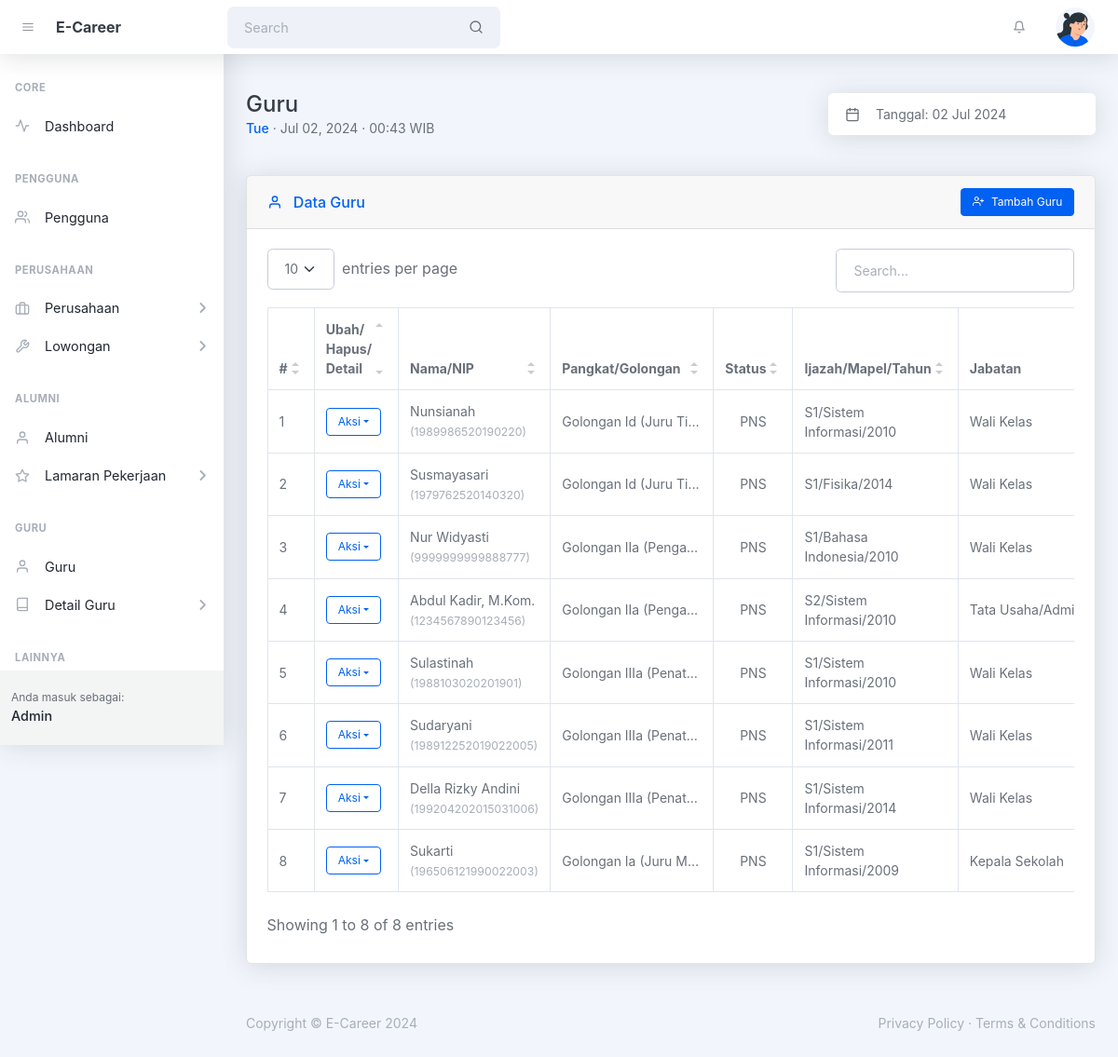
The app's page /admin/guru.php (signed in) with its own data.
### tables this page shows
CREATE TABLE `tbl_guru` (
  `id` int(10) UNSIGNED NOT NULL,
  `id_pengguna` int(10) UNSIGNED DEFAULT NULL,
  `id_jabatan` int(10) UNSIGNED DEFAULT NULL,
  `id_pangkat_golongan` int(10) UNSIGNED DEFAULT NULL,
  `id_pendidikan` int(10) UNSIGNED DEFAULT NULL,
  `id_jurusan_pendidikan` int(10) UNSIGNED DEFAULT NULL,
  `nip` varchar(18) NOT NULL,
  `nama_guru` varchar(128) NOT NULL,
  `jk` enum('l','p') NOT NULL,
  `alamat` varchar(255) NOT NULL,
  `tmp_lahir` varchar(64) NOT NULL,
  `tgl_lahir` date NOT NULL,
  `tahun_ijazah` year(4) DEFAULT NULL,
  `created_at` timestamp NULL DEFAULT current_timestamp(),
  `updated_at` timestamp NULL DEFAULT NULL ON UPDATE current_timestamp()
);

CREATE TABLE `tbl_pangkat_golongan` (
  `id` int(10) UNSIGNED NOT NULL,
  `nama_pangkat_golongan` varchar(128) NOT NULL,
  `tipe` enum('pns','pppk','gtt','honor') DEFAULT NULL,
  `created_at` timestamp NOT NULL DEFAULT current_timestamp(),
  `updated_at` timestamp NULL DEFAULT NULL ON UPDATE current_timestamp()
);

CREATE TABLE `tbl_pendidikan` (
  `id` int(11) UNSIGNED NOT NULL,
  `nama_pendidikan` varchar(16) NOT NULL,
  `created_at` timestamp NULL DEFAULT current_timestamp(),
  `updated_at` timestamp NULL DEFAULT NULL ON UPDATE current_timestamp()
);

CREATE TABLE `tbl_jurusan_pendidikan` (
  `id` int(11) UNSIGNED NOT NULL,
  `id_pendidikan` int(10) UNSIGNED DEFAULT NULL,
  `nama_jurusan` varchar(128) NOT NULL,
  `created_at` timestamp NULL DEFAULT current_timestamp(),
  `updated_at` timestamp NULL DEFAULT NULL ON UPDATE current_timestamp()
);

CREATE TABLE `tbl_jabatan` (
  `id` int(11) UNSIGNED NOT NULL,
  `nama_jabatan` varchar(255) NOT NULL,
  `created_at` timestamp NULL DEFAULT current_timestamp(),
  `updated_at` timestamp NULL DEFAULT NULL ON UPDATE current_timestamp()
);

### helpers/isAccessAllowedHelper.php (called while the page is built, shortened)
<?php
function isAccessAllowed($expected_hak_akses = null): bool {
    include_once '../config/config.php';
    $current_hak_akses = $_SESSION['hak_akses'] ?? null;
    $expected_hak_akses = !is_array($expected_hak_akses)
        ? array($expected_hak_akses)
        : $expected_hak_akses;
    return true;
}
?>

### admin/guru.php (the view, shortened to what this page needs)
<?php
include '../helpers/isAccessAllowedHelper.php';
if (!isAccessAllowed('admin')) :
  session_destroy();
  echo "<meta http-equiv='refresh' content='0;" . base_url_return('index.php?msg=other_error') . "'>";
else :
  include_once '../config/connection.php';
?>
  <!DOCTYPE html>
  <html lang="en">
  <head>
    <?php include '_partials/head.php' ?>
  </head>
  <body class="nav-fixed">
    <?php include '_partials/topnav.php' ?>
    <div id="layoutSidenav">
      <div id="layoutSidenav_nav">
        <?php include '_partials/sidebar.php' ?>
      </div>
      <div id="layoutSidenav_content">
        <main>
          <div class="container-xl px-4 mt-5">
            <div class="d-flex justify-content-between align-items-sm-center flex-column flex-sm-row mb-4">
              <div class="me-4 mb-3 mb-sm-0">
                <h1 class="mb-0">Guru</h1>
                <div class="small">
                  <span class="fw-500 text-primary"><?= date('D') ?></span>
                  &middot; <?= date('M d, Y') ?> &middot; <?= date('H:i') ?> WIB
                </div>
              </div>
              <div class="input-group input-group-joined border-0 shadow w-auto">
                <span class="input-group-text"><i data-feather="calendar"></i></span>
                <input class="form-control ps-0 pointer" id="litepickerRangePlugin" value="Tanggal: <?= date('d M Y') ?>" readonly />
              </div>
            </div>
            <div class="card card-header-actions mb-4 mt-5">
              <div class="card-header">
                <div>
                  <i data-feather="user" class="me-2 mt-1"></i>
                  Data Guru
                </div>
                <button class="btn btn-sm btn-primary toggle_modal_tambah" type="button"><i data-feather="user-plus" class="me-2"></i>Tambah Guru</button>
              </div>
              <div class="card-body">
                <table id="datatablesSimple">
                  <thead>
                    <tr>
                      <th>#</th>
                      <th>Ubah/<br>Hapus/<br>Detail</th>
                      <th>Nama/NIP</th>
                      <th>Pangkat/Golongan</th>
                      <th><div class="text-center">Status</div></th>
                      <th>Ijazah/Mapel/Tahun</th>
                      <th>Jabatan</th>
                    </tr>
                  </thead>
                  <tbody>
                    <?php
                    $no = 1;
                    $query_guru = mysqli_query($connection,
                      "SELECT
                        a.id AS id_guru, a.nip, a.nama_guru, a.jk, a.alamat, a.tmp_lahir, a.tgl_lahir, a.tahun_ijazah,
                        b.id AS id_jabatan, b.nama_jabatan,
                        c.id AS id_pangkat_golongan, c.nama_pangkat_golongan, c.tipe AS tipe_pangkat_golongan,
                        d.id AS id_pendidikan, d.nama_pendidikan,
                        e.id AS id_jurusan_pendidikan, e.nama_jurusan AS nama_jurusan_pendidikan,
                        f.id AS id_pengguna, f.username, f.hak_akses
                      FROM tbl_guru AS a
                      LEFT JOIN tbl_jabatan AS b
                        ON a.id_jabatan = b.id
                      LEFT JOIN tbl_pangkat_golongan AS c
                        ON a.id_pangkat_golongan = c.id
                      LEFT JOIN tbl_pendidikan AS d
                        ON a.id_pendidikan = d.id
                      LEFT JOIN tbl_jurusan_pendidikan AS e
                        ON a.id_jurusan_pendidikan = e.id
                      LEFT JOIN tbl_pengguna AS f
                        ON a.id_pengguna = f.id
                      ORDER BY a.id DESC");
                    while ($guru = mysqli_fetch_assoc($query_guru)):
                    ?>
                      <tr>
                        <td><?= $no++ ?></td>
                        <td>
                          <div class="dropdown">
                            <button class="btn btn-sm btn-outline-blue dropdown-toggle" id="dropdownFadeIn" type="button" data-bs-toggle="dropdown" aria-haspopup="true" aria-expanded="false">Aksi</button>
                          </div>
                        </td>
                        <td>
                          <?= htmlspecialchars($guru['nama_guru']); ?>
                          <?= !empty($guru['nip'])
                            ? "<br><small class='text-muted'>({$guru['nip']})</small>"
                            : "<br><small class='text-muted'>(Tidak ada NIP)</small>"; ?>
                        </td>
                        <td>
                          <div class="ellipsis toggle_tooltip" title="<?= $guru['nama_pangkat_golongan'] ?>">
                            <?= $guru['nama_pangkat_golongan'] ?>
                          </div>
                        </td>
                        <td>
                          <div class="text-center"><?= strtoupper($guru['tipe_pangkat_golongan']) ?></div>
                        </td>
                        <td>
                          <?= "{$guru['nama_pendidikan']}/{$guru['nama_jurusan_pendidikan']}/{$guru['tahun_ijazah']}" ?>
                        </td>
                        <td>
                          <div class="ellipsis toggle_tooltip" title="<?= $guru['nama_jabatan'] ?>">
                            <?= $guru['nama_jabatan'] ?>
                          </div>
                        </td>
                      </tr>
                    <?php endwhile ?>
                  </tbody>
                </table>
              </div>
            </div>
          </div>
        </main>
        <?php include '_partials/footer.php' ?>
      </div>
    </div>
  </body>
  </html>
<?php endif ?>

### assets/css/MY_styles.css (style rules this page uses)
.ellipsis { max-width: 150px; white-space: nowrap; overflow: hidden; text-overflow: ellipsis; }

### records on screen
tbl_guru: nama_guru "Nunsianah", nip "1989986520190220", id_pangkat_golongan.nama_pangkat_golongan "Golongan Id (Juru Ti…", id_pangkat_golongan.tipe "PNS", id_pendidikan.nama_pendidikan "S1", id_jurusan_pendidikan.nama_jurusan "Sistem Informasi", tahun_ijazah "2010", id_jabatan.nama_jabatan "Wali Kelas"
tbl_guru: nama_guru "Susmayasari", nip "1979762520140320", id_pangkat_golongan.nama_pangkat_golongan "Golongan Id (Juru Ti…", id_pangkat_golongan.tipe "PNS", id_pendidikan.nama_pendidikan "S1", id_jurusan_pendidikan.nama_jurusan "Fisika", tahun_ijazah "2014", id_jabatan.nama_jabatan "Wali Kelas"
tbl_guru: nama_guru "Nur Widyasti", nip "9999999999888777", id_pangkat_golongan.nama_pangkat_golongan "Golongan IIa (Penga…", id_pangkat_golongan.tipe "PNS", id_pendidikan.nama_pendidikan "S1", id_jurusan_pendidikan.nama_jurusan "Bahasa Indonesia", tahun_ijazah "2010", id_jabatan.nama_jabatan "Wali Kelas"
tbl_guru: nama_guru "Abdul Kadir, M.Kom.", nip "1234567890123456", id_pangkat_golongan.nama_pangkat_golongan "Golongan IIa (Penga…", id_pangkat_golongan.tipe "PNS", id_pendidikan.nama_pendidikan "S2", id_jurusan_pendidikan.nama_jurusan "Sistem Informasi", tahun_ijazah "2010", id_jabatan.nama_jabatan "Tata Usaha/Administ…"
tbl_guru: nama_guru "Sulastinah", nip "1988103020201901", id_pangkat_golongan.nama_pangkat_golongan "Golongan IIIa (Penat…", id_pangkat_golongan.tipe "PNS", id_pendidikan.nama_pendidikan "S1", id_jurusan_pendidikan.nama_jurusan "Sistem Informasi", tahun_ijazah "2010", id_jabatan.nama_jabatan "Wali Kelas"
tbl_guru: nama_guru "Sudaryani", nip "198912252019022005", id_pangkat_golongan.nama_pangkat_golongan "Golongan IIIa (Penat…", id_pangkat_golongan.tipe "PNS", id_pendidikan.nama_pendidikan "S1", id_jurusan_pendidikan.nama_jurusan "Sistem Informasi", tahun_ijazah "2011", id_jabatan.nama_jabatan "Wali Kelas"
tbl_guru: nama_guru "Della Rizky Andini", nip "199204202015031006", id_pangkat_golongan.nama_pangkat_golongan "Golongan IIIa (Penat…", id_pangkat_golongan.tipe "PNS", id_pendidikan.nama_pendidikan "S1", id_jurusan_pendidikan.nama_jurusan "Sistem Informasi", tahun_ijazah "2014", id_jabatan.nama_jabatan "Wali Kelas"
tbl_guru: nama_guru "Sukarti", nip "196506121990022003", id_pangkat_golongan.nama_pangkat_golongan "Golongan Ia (Juru M…", id_pangkat_golongan.tipe "PNS", id_pendidikan.nama_pendidikan "S1", id_jurusan_pendidikan.nama_jurusan "Sistem Informasi", tahun_ijazah "2009", id_jabatan.nama_jabatan "Kepala Sekolah"

### other values on screen
SITE_NAME_SHORT "E-Career"
$user_logged_in "Admin"
